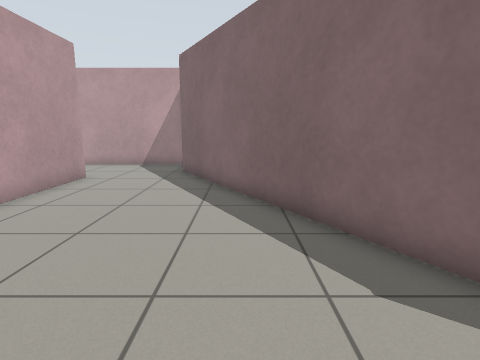
[1] (above)

20 first-person views from a walk through a robot-simulator world made for Gazebo. The camera is 0.94 m above the floor, tilts 10° down and sees 80° across. The floor is counted in squares, 0.5 m on a side. Each view is taken from the middle of a square. On the plan, view 1 faces up. The plan holds only what a view shows up to about 16 squares ahead; the rest is blank.

[2]
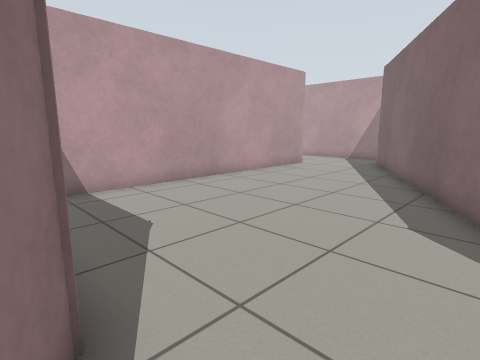

[3]
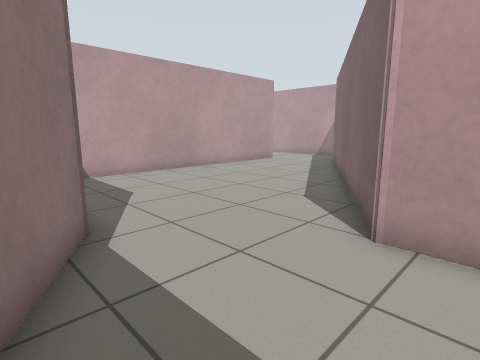

[4]
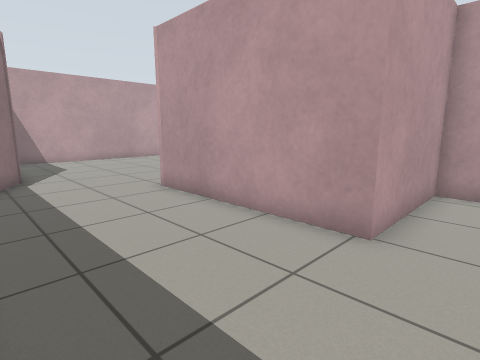

[5]
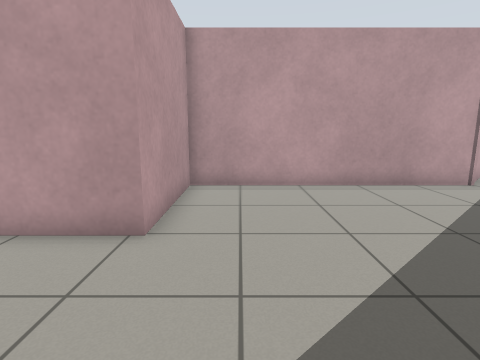

[6]
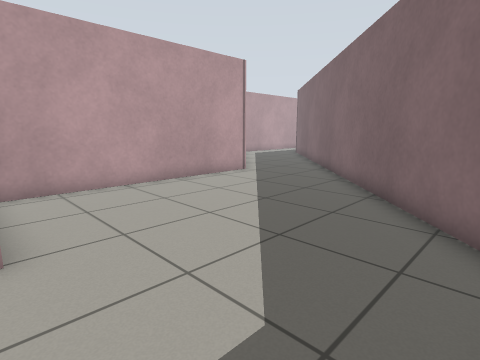

[7]
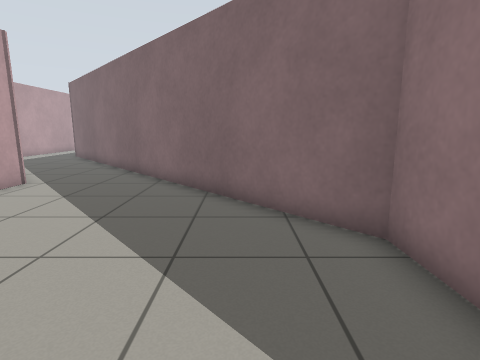

[8]
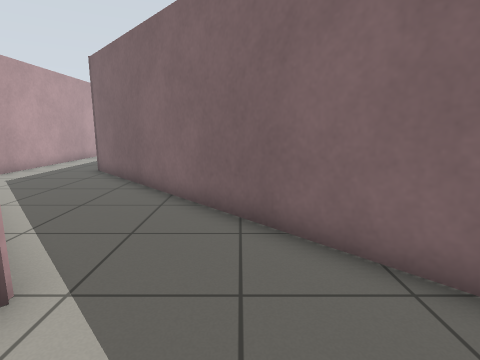

[9]
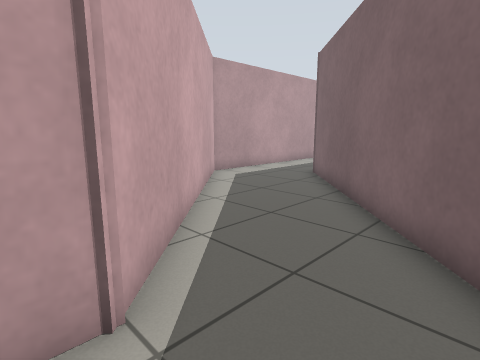

[10]
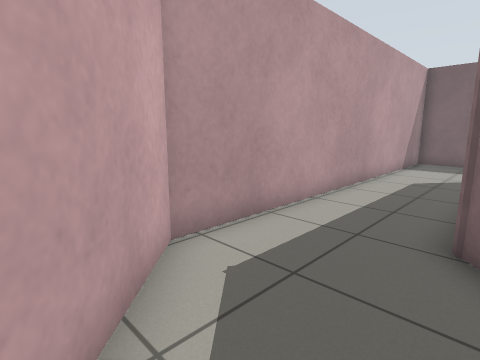

[11]
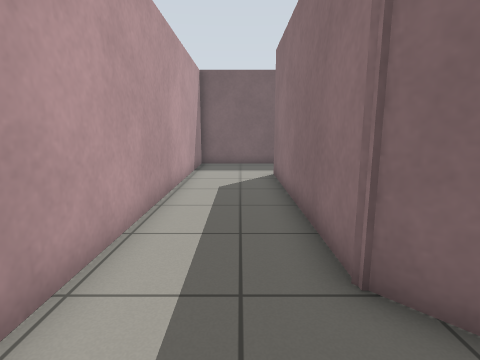

[12]
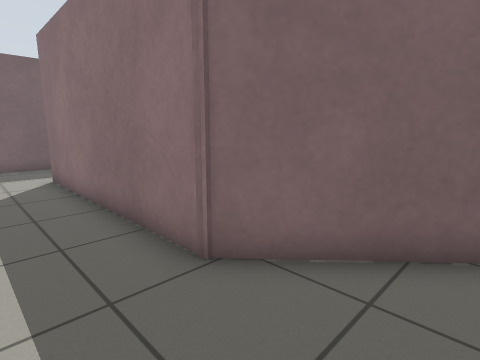

[13]
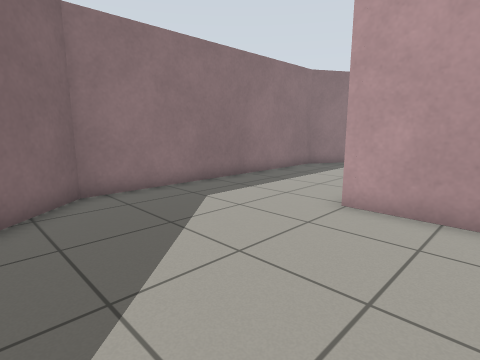

[14]
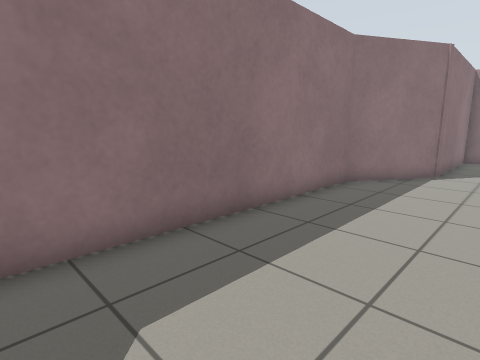

[15]
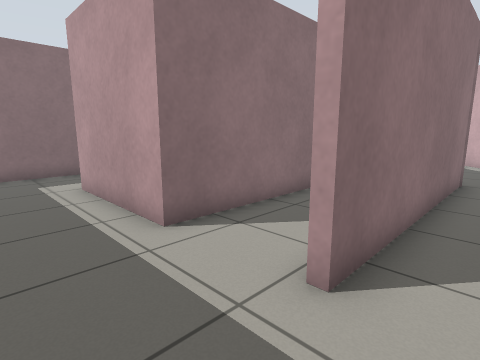

[16]
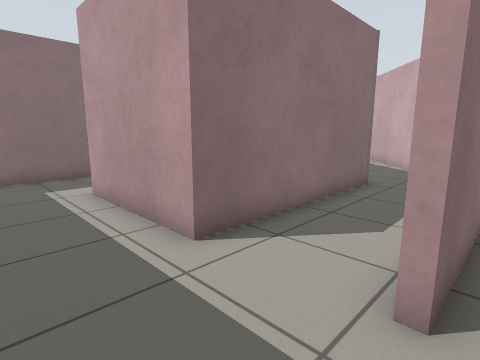

[17]
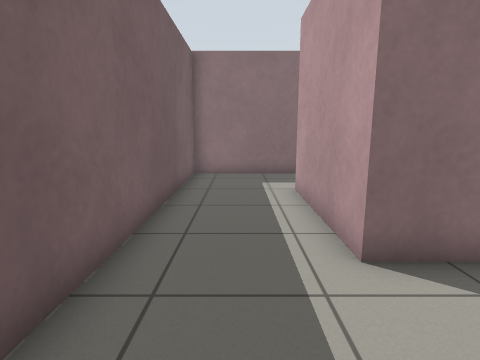

[18]
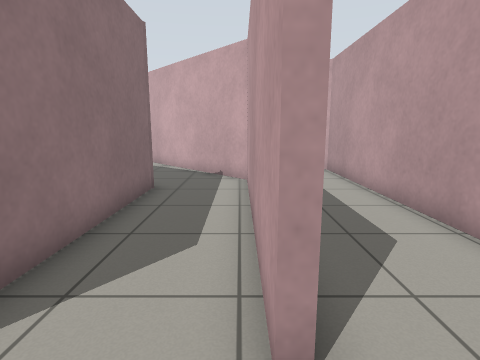

[19]
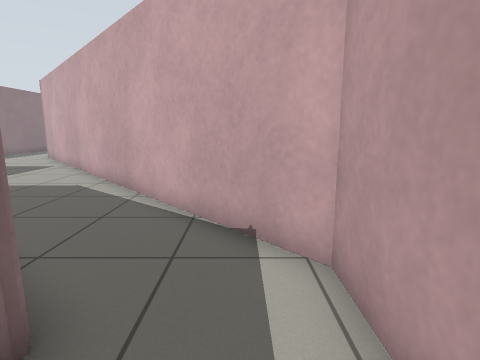

[20]
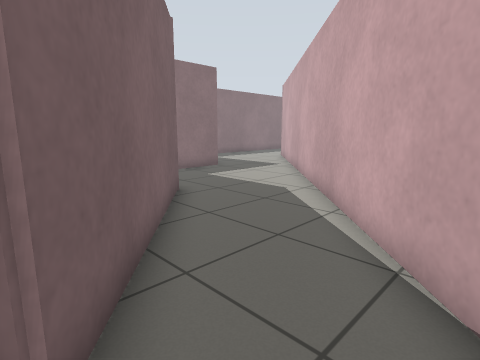

### Floor plan
Ten units are one square. View 1 is at (0, 0); x grows to the right and y downward. Boxes are objects, and circles mark ways between rooms. Rooms are numbered by the first view taken in them; rooms with no view inside come last. Other rooms are left out.
<svg viewBox="-70 -159 515 209">
<path fill="none" stroke="#000" d="M-61 -114 -61 24 4 24 31 39M44 -9 -26 -130M-30 -154 -65 -154M31 39 41 45 157 45 312 -96 401 -96M440 -84 440 -131 285 -131 209 -56 113 -56 113 -9 44 -9M282 -4 328 -62 403 -62 403 -11M401 -93 313 -93 200 11M391 22 440 22 440 -84M229 37 255 37"/>
<circle cx="30" cy="15" r="3" fill="#2a7"/>
<circle cx="420" cy="-95" r="3" fill="#2a7"/>
<text x="-20" y="-50">1</text>
<text x="200" y="-40">2</text>
<text x="310" y="-50">3</text>
</svg>
Room 1 opens to room 2. Room 2 opens to room 3.

Where each view was taken, in squares from view 1:
view 1: 0 up, 0 right, facing up
view 2: 3 down, 3 right, facing up-left
view 3: 4 down, 6 right, facing up-left
view 4: 4 down, 13 right, facing up-left
view 5: 4 down, 13 right, facing up
view 6: 4 down, 11 right, facing up-right
view 7: 2 down, 11 right, facing right
view 8: 3 up, 18 right, facing right
view 9: 3 up, 20 right, facing up-right
view 10: 9 up, 26 right, facing up-right
view 11: 11 up, 28 right, facing right
view 12: 12 up, 28 right, facing down-right
view 13: 4 up, 18 right, facing down-left
view 14: 0 up, 14 right, facing down-left
view 15: 11 up, 43 right, facing down-left
view 16: 10 up, 43 right, facing down-left
view 17: 10 up, 42 right, facing down
view 18: 9 up, 42 right, facing left
view 19: 8 up, 35 right, facing left
view 20: 8 up, 33 right, facing down-left
